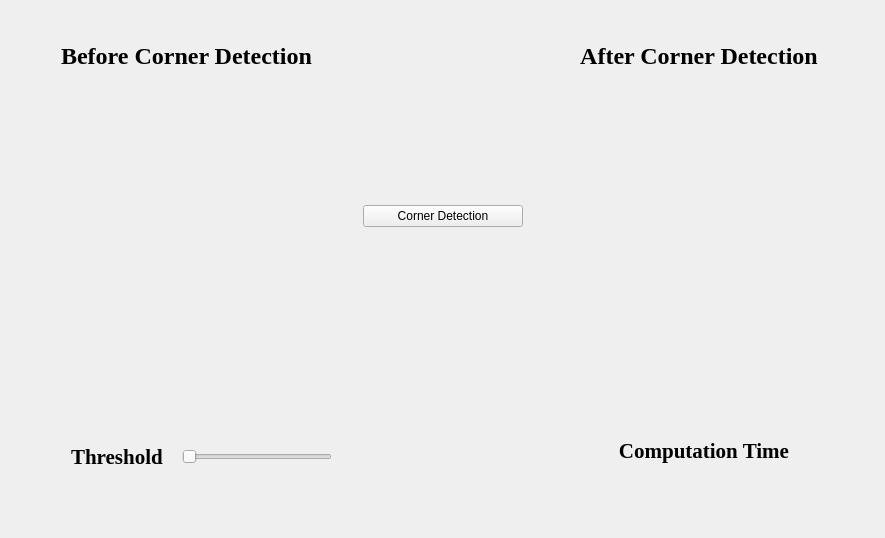
  <widget class="QWidget" name="Harris">
   <attribute name="title">
    <string>Harris</string>
   </attribute>
   <layout class="QGridLayout" name="gridLayout_2">
    <item row="0" column="0">
     <layout class="QVBoxLayout" name="verticalLayout_21">
      <item>
       <spacer name="verticalSpacer_18">
        <property name="orientation">
         <enum>Qt::Vertical</enum>
        </property>
        <property name="sizeType">
         <enum>QSizePolicy::Fixed</enum>
        </property>
        <property name="sizeHint" stdset="0">
         <size>
          <width>20</width>
          <height>20</height>
         </size>
        </property>
       </spacer>
      </item>
      <item>
       <layout class="QHBoxLayout" name="horizontalLayout_21">
        <item>
         <spacer name="horizontalSpacer_37">
          <property name="orientation">
           <enum>Qt::Horizontal</enum>
          </property>
          <property name="sizeType">
           <enum>QSizePolicy::Fixed</enum>
          </property>
          <property name="sizeHint" stdset="0">
           <size>
            <width>20</width>
            <height>20</height>
           </size>
          </property>
         </spacer>
        </item>
        <item>
         <layout class="QVBoxLayout" name="verticalLayout_20">
          <item>
           <layout class="QHBoxLayout" name="horizontalLayout_20">
            <item>
             <layout class="QVBoxLayout" name="verticalLayout_2">
              <item>
               <widget class="QLabel" name="label_8">
                <property name="sizePolicy">
                 <sizepolicy hsizetype="Preferred" vsizetype="Fixed">
                  <horstretch>0</horstretch>
                  <verstretch>0</verstretch>
                 </sizepolicy>
                </property>
                <property name="minimumSize">
                 <size>
                  <width>0</width>
                  <height>50</height>
                 </size>
                </property>
                <property name="maximumSize">
                 <size>
                  <width>16777215</width>
                  <height>50</height>
                 </size>
                </property>
                <property name="font">
                 <font>
                  <family>Georgia</family>
                  <pointsize>18</pointsize>
                  <bold>true</bold>
                 </font>
                </property>
                <property name="text">
                 <string>Before Corner Detection</string>
                </property>
                <property name="alignment">
                 <set>Qt::AlignCenter</set>
                </property>
               </widget>
              </item>
              <item>
               <spacer name="verticalSpacer_22">
                <property name="orientation">
                 <enum>Qt::Vertical</enum>
                </property>
                <property name="sizeType">
                 <enum>QSizePolicy::Fixed</enum>
                </property>
                <property name="sizeHint" stdset="0">
                 <size>
                  <width>17</width>
                  <height>13</height>
                 </size>
                </property>
               </spacer>
              </item>
              <item>
               <widget class="GraphicsLayoutWidget" name="graphicsLayoutWidget_beforeHarris" native="true">
                <property name="sizePolicy">
                 <sizepolicy hsizetype="Expanding" vsizetype="Expanding">
                  <horstretch>0</horstretch>
                  <verstretch>0</verstretch>
                 </sizepolicy>
                </property>
                <property name="minimumSize">
                 <size>
                  <width>250</width>
                  <height>300</height>
                 </size>
                </property>
                <property name="maximumSize">
                 <size>
                  <width>16777215</width>
                  <height>500</height>
                 </size>
                </property>
               </widget>
              </item>
             </layout>
            </item>
            <item>
             <spacer name="horizontalSpacer_4">
              <property name="orientation">
               <enum>Qt::Horizontal</enum>
              </property>
              <property name="sizeType">
               <enum>QSizePolicy::Fixed</enum>
              </property>
              <property name="sizeHint" stdset="0">
               <size>
                <width>15</width>
                <height>20</height>
               </size>
              </property>
             </spacer>
            </item>
            <item>
             <layout class="QVBoxLayout" name="verticalLayout_4">
              <item>
               <spacer name="verticalSpacer_21">
                <property name="orientation">
                 <enum>Qt::Vertical</enum>
                </property>
                <property name="sizeHint" stdset="0">
                 <size>
                  <width>20</width>
                  <height>40</height>
                 </size>
                </property>
               </spacer>
              </item>
              <item>
               <widget class="QPushButton" name="pushButton">
                <property name="sizePolicy">
                 <sizepolicy hsizetype="Fixed" vsizetype="Fixed">
                  <horstretch>0</horstretch>
                  <verstretch>0</verstretch>
                 </sizepolicy>
                </property>
                <property name="minimumSize">
                 <size>
                  <width>160</width>
                  <height>0</height>
                 </size>
                </property>
                <property name="text">
                 <string>Corner Detection</string>
                </property>
               </widget>
              </item>
              <item>
               <spacer name="verticalSpacer_20">
                <property name="orientation">
                 <enum>Qt::Vertical</enum>
                </property>
                <property name="sizeHint" stdset="0">
                 <size>
                  <width>20</width>
                  <height>40</height>
                 </size>
                </property>
               </spacer>
              </item>
             </layout>
            </item>
            <item>
             <spacer name="horizontalSpacer_3">
              <property name="orientation">
               <enum>Qt::Horizontal</enum>
              </property>
              <property name="sizeType">
               <enum>QSizePolicy::Fixed</enum>
              </property>
              <property name="sizeHint" stdset="0">
               <size>
                <width>15</width>
                <height>20</height>
               </size>
              </property>
             </spacer>
            </item>
            <item>
             <layout class="QVBoxLayout" name="verticalLayout_19">
              <item>
               <widget class="QLabel" name="label_4">
                <property name="sizePolicy">
                 <sizepolicy hsizetype="Preferred" vsizetype="Fixed">
                  <horstretch>0</horstretch>
                  <verstretch>0</verstretch>
                 </sizepolicy>
                </property>
                <property name="minimumSize">
                 <size>
                  <width>0</width>
                  <height>50</height>
                 </size>
                </property>
                <property name="maximumSize">
                 <size>
                  <width>16777215</width>
                  <height>50</height>
                 </size>
                </property>
                <property name="font">
                 <font>
                  <family>Georgia</family>
                  <pointsize>18</pointsize>
                  <bold>true</bold>
                 </font>
                </property>
                <property name="text">
                 <string>After Corner Detection</string>
                </property>
                <property name="alignment">
                 <set>Qt::AlignCenter</set>
                </property>
               </widget>
              </item>
              <item>
               <spacer name="verticalSpacer_19">
                <property name="orientation">
                 <enum>Qt::Vertical</enum>
                </property>
                <property name="sizeType">
                 <enum>QSizePolicy::Fixed</enum>
                </property>
                <property name="sizeHint" stdset="0">
                 <size>
                  <width>20</width>
                  <height>13</height>
                 </size>
                </property>
               </spacer>
              </item>
              <item>
               <widget class="GraphicsLayoutWidget" name="graphicsLayoutWidget_afterHarris" native="true">
                <property name="sizePolicy">
                 <sizepolicy hsizetype="Expanding" vsizetype="Expanding">
                  <horstretch>0</horstretch>
                  <verstretch>0</verstretch>
                 </sizepolicy>
                </property>
                <property name="minimumSize">
                 <size>
                  <width>250</width>
                  <height>300</height>
                 </size>
                </property>
                <property name="maximumSize">
                 <size>
                  <width>16777215</width>
                  <height>500</height>
                 </size>
                </property>
               </widget>
              </item>
             </layout>
            </item>
           </layout>
          </item>
          <item>
           <spacer name="verticalSpacer_10">
            <property name="orientation">
             <enum>Qt::Vertical</enum>
            </property>
            <property name="sizeType">
             <enum>QSizePolicy::Fixed</enum>
            </property>
            <property name="sizeHint" stdset="0">
             <size>
              <width>20</width>
              <height>20</height>
             </size>
            </property>
           </spacer>
          </item>
          <item>
           <layout class="QHBoxLayout" name="horizontalLayout_7">
            <item>
             <layout class="QVBoxLayout" name="verticalLayout_3">
              <item>
               <layout class="QHBoxLayout" name="horizontalLayout_2">
                <item>
                 <spacer name="horizontalSpacer_44">
                  <property name="orientation">
                   <enum>Qt::Horizontal</enum>
                  </property>
                  <property name="sizeType">
                   <enum>QSizePolicy::Fixed</enum>
                  </property>
                  <property name="sizeHint" stdset="0">
                   <size>
                    <width>40</width>
                    <height>20</height>
                   </size>
                  </property>
                 </spacer>
                </item>
                <item>
                 <widget class="QLabel" name="label_25">
                  <property name="sizePolicy">
                   <sizepolicy hsizetype="Fixed" vsizetype="Preferred">
                    <horstretch>0</horstretch>
                    <verstretch>0</verstretch>
                   </sizepolicy>
                  </property>
                  <property name="font">
                   <font>
                    <family>Georgia</family>
                    <pointsize>16</pointsize>
                    <bold>true</bold>
                   </font>
                  </property>
                  <property name="text">
                   <string>Threshold</string>
                  </property>
                 </widget>
                </item>
                <item>
                 <spacer name="horizontalSpacer_42">
                  <property name="orientation">
                   <enum>Qt::Horizontal</enum>
                  </property>
                  <property name="sizeType">
                   <enum>QSizePolicy::Fixed</enum>
                  </property>
                  <property name="sizeHint" stdset="0">
                   <size>
                    <width>13</width>
                    <height>20</height>
                   </size>
                  </property>
                 </spacer>
                </item>
                <item>
                 <widget class="QSlider" name="horizontalSlider_6">
                  <property name="sizePolicy">
                   <sizepolicy hsizetype="Expanding" vsizetype="Fixed">
                    <horstretch>0</horstretch>
                    <verstretch>0</verstretch>
                   </sizepolicy>
                  </property>
                  <property name="minimumSize">
                   <size>
                    <width>150</width>
                    <height>0</height>
                   </size>
                  </property>
                  <property name="maximumSize">
                   <size>
                    <width>300</width>
                    <height>16777215</height>
                   </size>
                  </property>
                  <property name="orientation">
                   <enum>Qt::Horizontal</enum>
                  </property>
                 </widget>
                </item>
                <item>
                 <spacer name="horizontalSpacer_43">
                  <property name="orientation">
                   <enum>Qt::Horizontal</enum>
                  </property>
                  <property name="sizeType">
                   <enum>QSizePolicy::Fixed</enum>
                  </property>
                  <property name="sizeHint" stdset="0">
                   <size>
                    <width>13</width>
                    <height>20</height>
                   </size>
                  </property>
                 </spacer>
                </item>
                <item>
                 <widget class="QLabel" name="label_threshold">
                  <property name="minimumSize">
                   <size>
                    <width>40</width>
                    <height>25</height>
                   </size>
                  </property>
                  <property name="maximumSize">
                   <size>
                    <width>25</width>
                    <height>25</height>
                   </size>
                  </property>
                  <property name="text">
                   <string/>
                  </property>
                 </widget>
                </item>
               </layout>
              </item>
              <item>
               <spacer name="verticalSpacer_8">
                <property name="orientation">
                 <enum>Qt::Vertical</enum>
                </property>
                <property name="sizeType">
                 <enum>QSizePolicy::Preferred</enum>
                </property>
                <property name="sizeHint" stdset="0">
                 <size>
                  <width>20</width>
                  <height>20</height>
                 </size>
                </property>
               </spacer>
              </item>
             </layout>
            </item>
            <item>
             <layout class="QHBoxLayout" name="horizontalLayout_4">
              <item>
               <spacer name="horizontalSpacer_11">
                <property name="orientation">
                 <enum>Qt::Horizontal</enum>
                </property>
                <property name="sizeType">
                 <enum>QSizePolicy::Expanding</enum>
                </property>
                <property name="sizeHint" stdset="0">
                 <size>
                  <width>157</width>
                  <height>17</height>
                 </size>
                </property>
               </spacer>
              </item>
             </layout>
            </item>
            <item>
             <layout class="QVBoxLayout" name="verticalLayout">
              <item>
               <widget class="QLabel" name="label_7">
                <property name="sizePolicy">
                 <sizepolicy hsizetype="Fixed" vsizetype="Fixed">
                  <horstretch>0</horstretch>
                  <verstretch>0</verstretch>
                 </sizepolicy>
                </property>
                <property name="minimumSize">
                 <size>
                  <width>300</width>
                  <height>50</height>
                 </size>
                </property>
                <property name="maximumSize">
                 <size>
                  <width>300</width>
                  <height>50</height>
                 </size>
                </property>
                <property name="font">
                 <font>
                  <family>Georgia</family>
                  <pointsize>16</pointsize>
                  <bold>true</bold>
                 </font>
                </property>
                <property name="text">
                 <string>Computation Time</string>
                </property>
                <property name="alignment">
                 <set>Qt::AlignCenter</set>
                </property>
               </widget>
              </item>
              <item>
               <layout class="QHBoxLayout" name="horizontalLayout">
                <item>
                 <spacer name="horizontalSpacer_15">
                  <property name="orientation">
                   <enum>Qt::Horizontal</enum>
                  </property>
                  <property name="sizeType">
                   <enum>QSizePolicy::Fixed</enum>
                  </property>
                  <property name="sizeHint" stdset="0">
                   <size>
                    <width>40</width>
                    <height>20</height>
                   </size>
                  </property>
                 </spacer>
                </item>
                <item>
                 <widget class="QLabel" name="label_computationalTime">
                  <property name="sizePolicy">
                   <sizepolicy hsizetype="Fixed" vsizetype="Fixed">
                    <horstretch>0</horstretch>
                    <verstretch>0</verstretch>
                   </sizepolicy>
                  </property>
                  <property name="minimumSize">
                   <size>
                    <width>150</width>
                    <height>25</height>
                   </size>
                  </property>
                  <property name="font">
                   <font>
                    <family>Georgia</family>
                    <pointsize>14</pointsize>
                    <bold>true</bold>
                   </font>
                  </property>
                  <property name="text">
                   <string/>
                  </property>
                  <property name="alignment">
                   <set>Qt::AlignCenter</set>
                  </property>
                 </widget>
                </item>
                <item>
                 <spacer name="horizontalSpacer_12">
                  <property name="orientation">
                   <enum>Qt::Horizontal</enum>
                  </property>
                  <property name="sizeType">
                   <enum>QSizePolicy::Fixed</enum>
                  </property>
                  <property name="sizeHint" stdset="0">
                   <size>
                    <width>40</width>
                    <height>20</height>
                   </size>
                  </property>
                 </spacer>
                </item>
               </layout>
              </item>
             </layout>
            </item>
           </layout>
          </item>
         </layout>
        </item>
        <item>
         <spacer name="horizontalSpacer_6">
          <property name="orientation">
           <enum>Qt::Horizontal</enum>
          </property>
          <property name="sizeType">
           <enum>QSizePolicy::Fixed</enum>
          </property>
          <property name="sizeHint" stdset="0">
           <size>
            <width>20</width>
            <height>20</height>
           </size>
          </property>
         </spacer>
        </item>
       </layout>
      </item>
      <item>
       <spacer name="verticalSpacer_9">
        <property name="orientation">
         <enum>Qt::Vertical</enum>
        </property>
        <property name="sizeType">
         <enum>QSizePolicy::Fixed</enum>
        </property>
        <property name="sizeHint" stdset="0">
         <size>
          <width>20</width>
          <height>20</height>
         </size>
        </property>
       </spacer>
      </item>
     </layout>
    </item>
   </layout>
  </widget>
